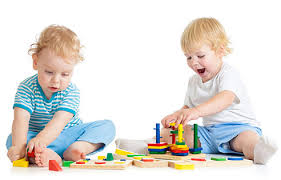
#> input picture zozo.jpg, 281 x 180 px
$ jupyter execute --allow-errors Task1.ipynb
#> lines starting #> are read from the running program, lines starting #| are printed output that depends on the picture
8- Install OpenCV 2 on Windows and Linux operating systems. [Practical]'

ans : done

9- Using OpenCV 2, read a single binary image and display it to the user. The script must ask the user (you) for the path dynamically

[cell 1]
import cv2
import os

image_name = input()
#> the answer given: zozo.jpg
binary_img = cv2.imread(image_name)
#> binary_img is the input picture: shape (180, 281, 3); mean B, G, R 217.8, 222.9, 226.7
cv2.imshow('binary image' , binary_img)
cv2.waitKey(0)
cv2.destroyAllWindows()

10- Using OpenCV 2, read a single gray image, convert it to a binary image and display both of the images to the user in a single window. The script must ask the user (you) for the path dynamically.  [Practical]

[cell 2]
image_name= input()
#> the answer given: imcrop.png
gray_img = cv2.imread(image_name)
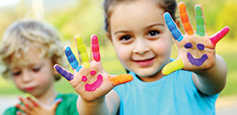
#> input picture imcrop.png, 237 x 115 px
#> gray_img is the input picture: shape (115, 237, 3); mean B, G, R 141, 176.2, 177.2
ret,binary_gray = cv2.threshold(gray_img,127,255,cv2.THRESH_BINARY)
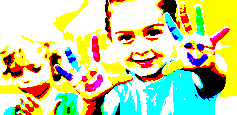
#> binary_gray: shape (115, 237, 3); mean B, G, R 152.8, 211.2, 200.8
cv2.imshow('gray' , gray_img)
cv2.imshow('binary' , binary_gray)
cv2.waitKey(0)
cv2.destroyAllWindows()

11. Using OpenCV 2, read a single colored image, convert it to a gray image and display both of the images to the user in two different windows.

[cell 3]
image_name = input()
#> the answer given: imcrop.png
color_image = cv2.imread(image_name)
gray_image = cv2.imread(image_name , 0)
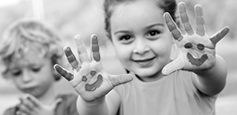
#> gray_image: shape (115, 237); min 0, max 255, mean 172
cv2.imshow('color image' , color_image)
cv2.imshow('gray image' , gray_image)
cv2.waitKey(0)
cv2.destroyAllWindows()
